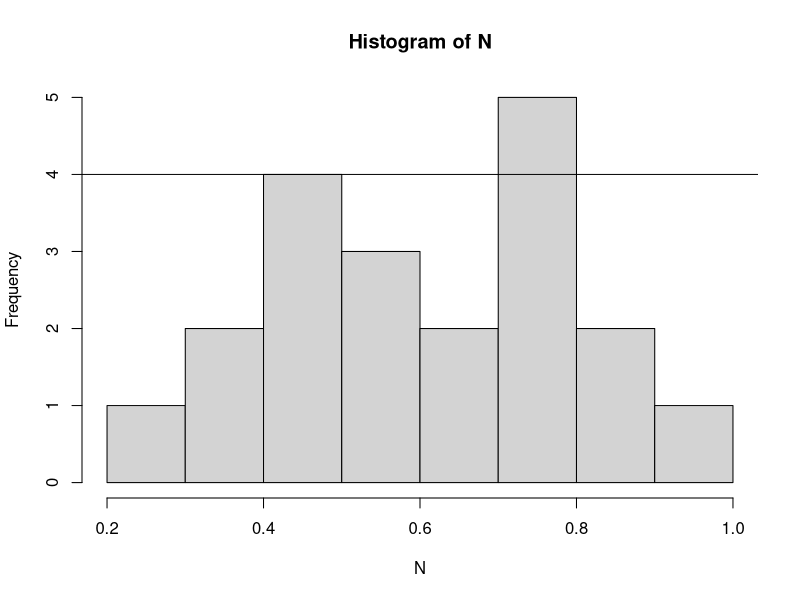
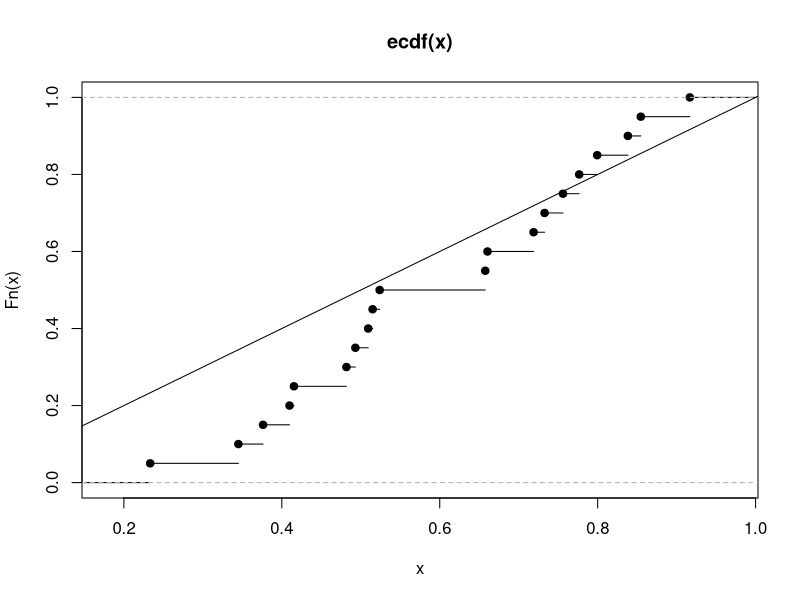
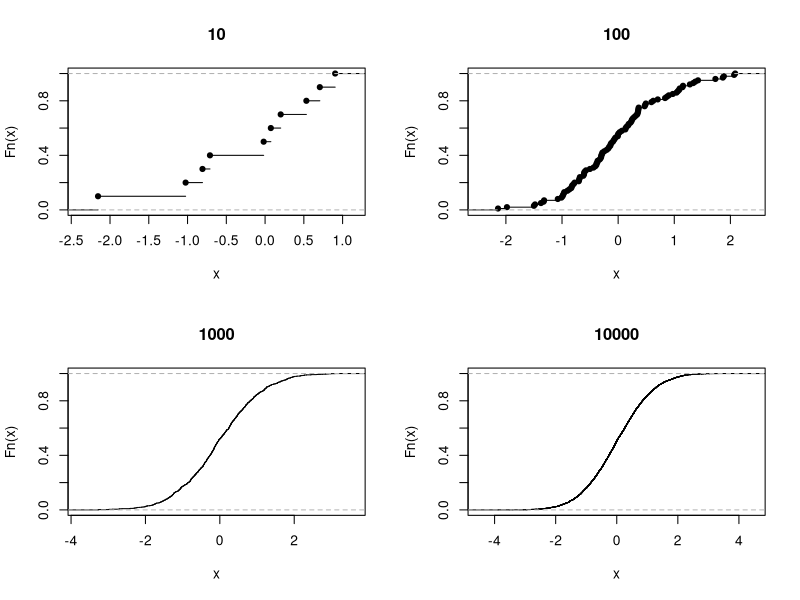
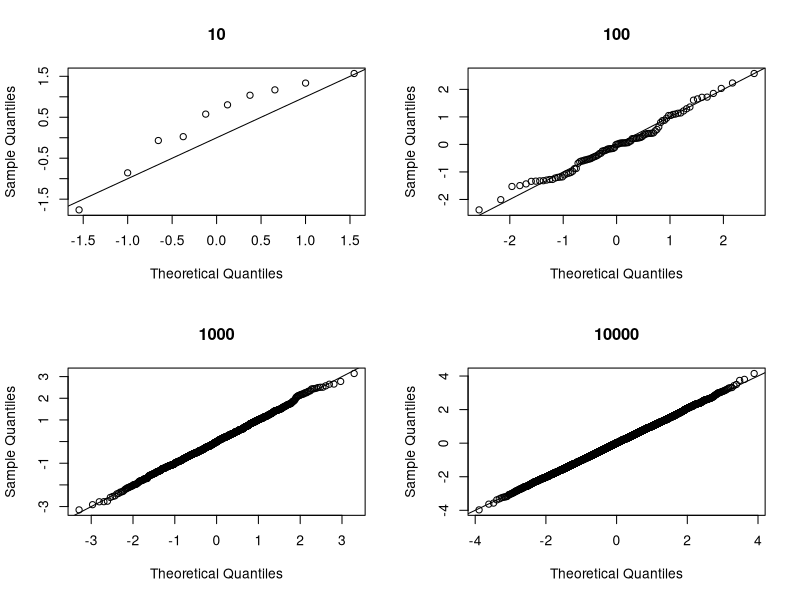

These charts were generated, in order, by the following R code:
## ---- chunk 1
N=runif(20,0,1)

hist(N,breaks = 5)
abline(h=4)
## It is expected when we get a uniform distrubution we expect
## they will be equally divided into the no breaks

## ---- chunk 2
plot.ecdf(N)
abline(0,1)
## It is expected when we get a uniform distrubution we expect
## when the horizontal line is integrated it will be a str. line with slope 1

## ---- chunk 3
par(mfrow=c(2,2))
for (N in c(10,100,1000, 10000)){
  x=rnorm(N)
  plot(ecdf(x), main=N)
}
## ---- chunk 4
par(mfrow=c(2,2))
for (N in c(10,100,1000, 10000)){
  x=rnorm(N)
  qqnorm(x,main=N)
  abline(0,1)
}
